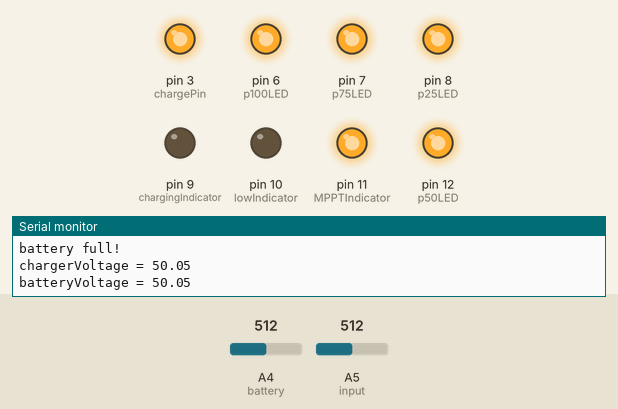
The sketch below on a simulated Arduino Uno, built with avr-gcc and run on an emulated ATmega328P. Parts: output pins drawn as LEDs (lit = HIGH), the last lines printed to the serial monitor. Dashed ring = blinking. The inputs (shaded band) are chosen by the test bench; at power-on: A4 (battery) = 512, A5 (input) = 512.

Above: at 1.2 s.
1.3 s: A4 (battery) set to 140
4.3 s: A4 (battery) set to 130
At 4.59 s:
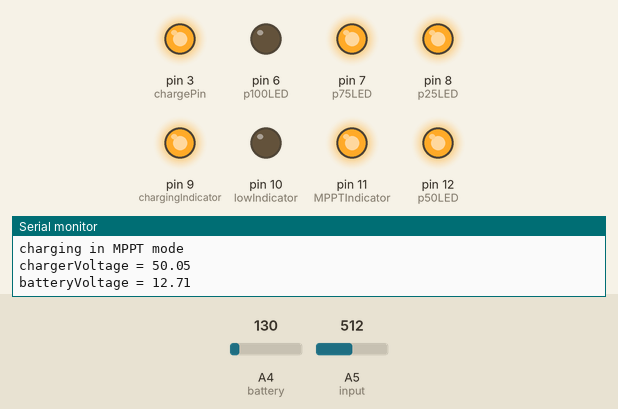
7.3 s: A4 (battery) set to 90
At 7.55 s:
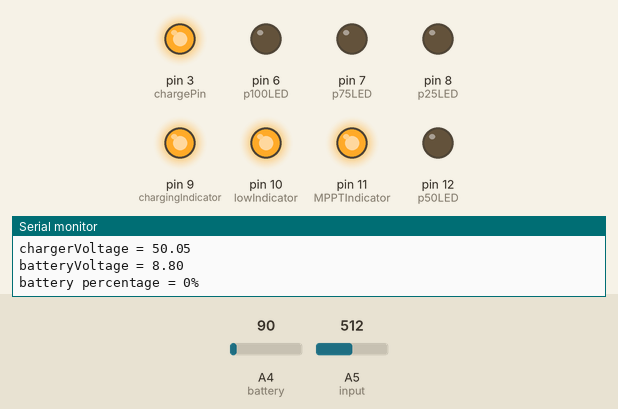
10.3 s: A4 (battery) set to 110
At 10.93 s:
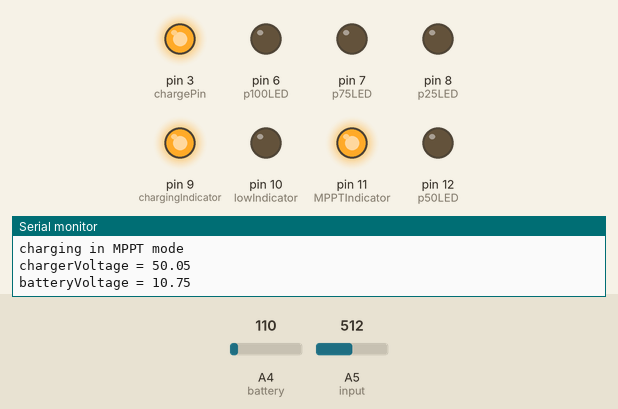
13.3 s: A5 (input) set to 306
At 13.46 s:
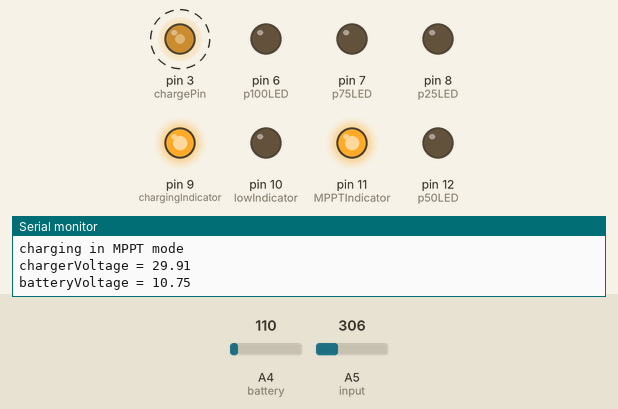
16.3 s: A4 (battery) set to 306
At 17.2 s:
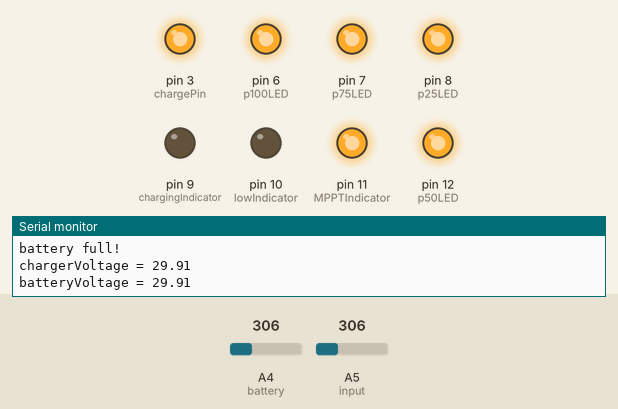
Timing chart, 0 to 18.8 s (numbered marks = the images above; inputs shaded):
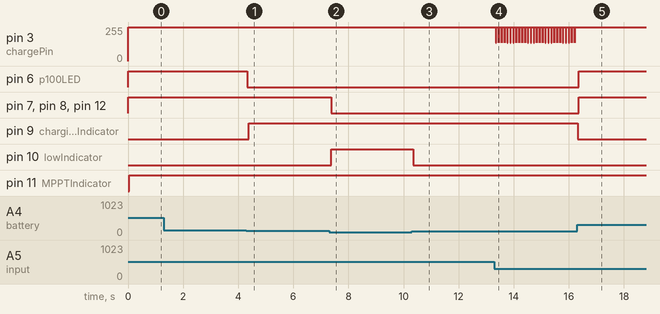

The sketch:

charge_controller.ino
```cpp
// this code is written, for implementing a charge controller based on AVR achitecture.
// has a maximum input voltage of 100VDC
// any parameter could be changed in the code.
// more details are in the code.
// do not change a value you are not told to change at will because it can affect the entire behaviour and output.

const int chargePin = 3; // I/O 3, connects to the gate of the switching pMOSFET.
const int input = 5; // A5, connects to the voltage divider at the input side.
const int battery = 4; // A4, connects to the voltage divider at the output side.
const float chargeVoltage = 12.75; // change this to the voltage of your battery at full charge.
const float minimumChargingVoltage = 13.0; // change this to the lowest voltage required to charge your battery
const float maximumChargingVoltage = 14.0; // change this to the highest voltage required to charge your battery.
const float maximumChargerVoltage = 100.0; // change this to the highest voltage you want to give the charge controller's input.
const float maxBattery = 100.0;
const float lowVoltage = 10.5; // change this to the voltage of your battery when it is low.
int batteryPercentage;
float chargerVoltage;
float batteryVoltage;
const int chargingIndicator = 9; // connect this pin to an led (prefferably blue) for indicating charging process.
const int lowIndicator = 10; // connect this pin to an led (prefferably red) for indicating battery's critical charge level.
const int MPPTIndicator = 11; // connect this pin to an led (prefferably green) for indicating MPPT mode.
const int p25LED = 8; // connect this pin to an led for indicating 25% charge.
const int p50LED = 12; // connect this pin to an led for indicating 50% charge.
const int p75LED = 7; // connect this pin to an led for indicating 75% charge.
const int p100LED = 6; // connect this pin to an led for indicating 100% charge.
void setup() {
  pinMode(p25LED, OUTPUT);
  pinMode(chargingIndicator, OUTPUT);
  pinMode(lowIndicator, OUTPUT);
  pinMode(MPPTIndicator, OUTPUT);
  pinMode(p50LED, OUTPUT);
  pinMode(p75LED, OUTPUT);
  pinMode(p100LED, OUTPUT);
  TCCR2B = TCCR2B & B11111000 | B00000001;
  pinMode(chargePin, OUTPUT);
  analogWrite(chargePin, 255);
  Serial.begin(9600);

}

void loop() {
  chargerVoltage = measureInputVoltage();
  batteryVoltage = measureBatteryVoltage();
  Serial.println("chargerVoltage = " + String(chargerVoltage));
  Serial.println("batteryVoltage = " + String(batteryVoltage));
  calibratePercentage();
  if(withinRange() && !IsFullyCharged())
  { // check if battery isn't fully charged and...
    delay(0);
    analogWrite(chargePin, 1); // ...charge in normal mode.
    digitalWrite(chargingIndicator, 1);
    digitalWrite(MPPTIndicator, 0);
    Serial.println(255 - 0);
    Serial.println("charging in Normal mode");
  }
  else if(InputIsHigh() && !IsFullyCharged())
  { // check if battery isn't fully charged and...
    float volt = measureInputVoltage();
    int dutyCycle = (255 * maximumChargingVoltage) / volt;
    dutyCycle = constrain(dutyCycle, 0, 255);
    analogWrite(chargePin, 255 - dutyCycle); // ...charge in MPPT mode.
    digitalWrite(chargingIndicator, 1);
    digitalWrite(MPPTIndicator, 1);
    Serial.println(dutyCycle);
     Serial.println("charging in MPPT mode");
  }
  else if(withinRange() && IsFullyCharged())
  { // check if battery is fully charged and...
    delay(0);
    analogWrite(chargePin, 255); // ...stop charging.
    digitalWrite(chargingIndicator, 0);
    digitalWrite(MPPTIndicator, 0);
    Serial.println(255 - 255);
    Serial.println("battery full!");
  }
  else if(InputIsHigh() && IsFullyCharged())
  { // check if battery is fully charged and...
    delay(0);
    analogWrite(chargePin, 255); // ...stop charging.
    digitalWrite(chargingIndicator, 0);
    digitalWrite(MPPTIndicator, 1);
    Serial.println(255 - 255);
    Serial.println("battery full!");
  }

}

float measureInputVoltage()
{ // function that measures input voltage.
  //pinMode(chargePin, INPUT_PULLUP);
  analogWrite(chargePin, 255);
  delay(5);
  float ADCval = analogRead(input);
  float voltage = (ADCval * maximumChargerVoltage) / 1023.0;
  //pinMode(chargePin, OUTPUT);
  return voltage;
}
float measureBatteryVoltage()
{ // function that measures battery voltage.
  //pinMode(chargePin, INPUT_PULLUP);
  analogWrite(chargePin, 255);
  delay(5);
  float ADCval = analogRead(battery);
  float voltage = (ADCval * maxBattery) / 1023.0;
  //pinMode(chargePin, OUTPUT);
  return voltage;
}

bool withinRange()
{ // function that checks if input voltage is withing range.
  float volt = measureInputVoltage();
  if (volt >= minimumChargingVoltage && volt <= maximumChargingVoltage)
  {
    return true;
  }
  else {
    return false;
  }
}
bool IsFullyCharged()
{ // function that checks if battery is fully charged.
  if (measureBatteryVoltage() >= chargeVoltage)
  {
    return true;
  }
  else {
    return false;
  }
}
bool InputIsHigh()
{ // function that checks if input voltage is higher than normal.
  float volt = measureInputVoltage();
  if (volt > maximumChargingVoltage)
  {
    return true;
  }
  else {
    return false;
  }
}
 float fmap(float val, float fromLow, float fromHigh, float toLow, float toHigh)
 {
  float norm = (val - fromLow) / (fromHigh - fromLow);
  float lerp = norm * (toHigh - toLow) + toLow;
  return lerp;
 }
 void calibratePercentage() {
  if(batteryVoltage < lowVoltage)
  {
    batteryPercentage = 0;
  }
  else if (batteryVoltage > chargeVoltage)
  {
    batteryPercentage = 100;
  }
  else {
    batteryPercentage = fmap(batteryVoltage, lowVoltage, chargeVoltage, 0, 100.0);
  }
if(batteryPercentage >= 25)
{
  digitalWrite(p25LED, 1);
}
else {
  digitalWrite(p25LED, 0);
}
if(batteryPercentage >= 50)
{
  digitalWrite(p50LED, 1);
}
else {
  digitalWrite(p50LED, 0);
}
if(batteryPercentage >= 75)
{
  digitalWrite(p75LED, 1);
}
else {
  digitalWrite(p75LED, 0);
}
if(batteryPercentage == 100)
{
  digitalWrite(p100LED, 1);
}
else {
  digitalWrite(p100LED, 0);
}
if(batteryPercentage == 0)
{
  digitalWrite(lowIndicator, 1);
}
else {
  digitalWrite(lowIndicator, 0);
}
  Serial.println("battery percentage = " + String(batteryPercentage) + "%");
 }
```

Measured:
- the behaviour switches between 131 and 130 on A4 (battery) (found by bisection; images 0 and 1)
- after the input at 4.3 s, pin 6 (p100LED): HIGH → LOW at once; pin 9 (chargingIndicator): LOW → HIGH after 0.07 s
- after the input at 7.3 s, pin 7 (p75LED), pin 8 (p25LED), pin 12 (p50LED): HIGH → LOW after 0.07 s; pin 10 (lowIndicator): LOW → HIGH after 0.07 s
- after the input at 10.3 s, pin 10 (lowIndicator): HIGH → LOW after 0.06 s
- after the input at 13.3 s, pin 3 (chargePin): alternates 255/255 for 0.10 s and 136/255 for 0.01 s, starting after 0.05 s
- after the input at 16.3 s, pin 3 (chargePin): stops changing and stays 255/255; pin 6 (p100LED), pin 7 (p75LED), pin 8 (p25LED), pin 12 (p50LED): LOW → HIGH after 0.07 s; pin 9 (chargingIndicator): HIGH → LOW at once
